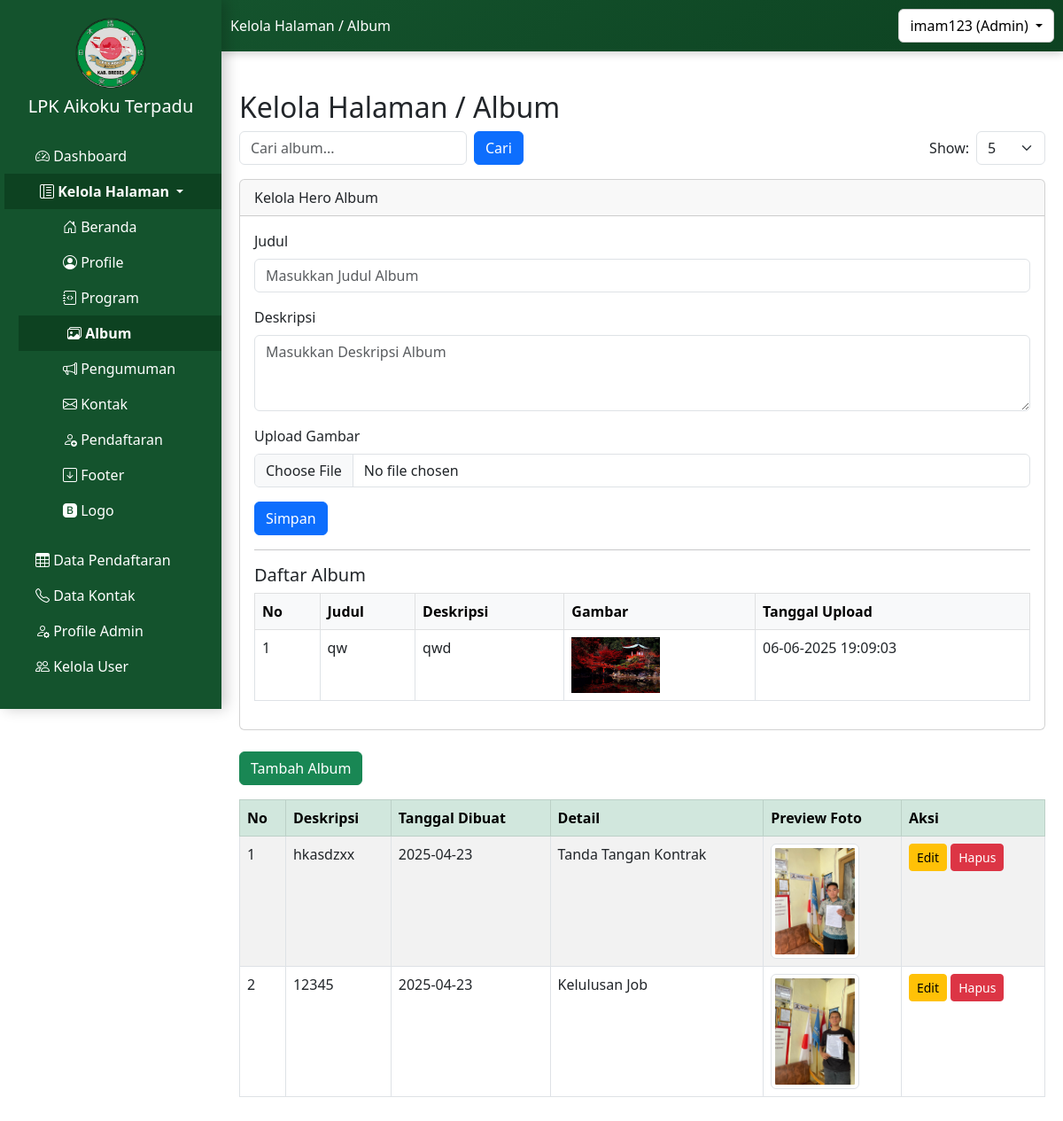
The page /admin/kelola_halaman/album/album_admin.php (signed in) on the database its author committed.
### tables this page shows
CREATE TABLE `tb_hero_album` (
  `id_hero` int(11) NOT NULL,
  `judul` varchar(255) NOT NULL,
  `deskripsi` text NOT NULL,
  `gambar` varchar(255) NOT NULL,
  `tanggal_upload` datetime DEFAULT current_timestamp()
);

CREATE TABLE `tb_album` (
  `id_album` int(11) NOT NULL,
  `deskripsi` varchar(255) DEFAULT NULL,
  `detail` varchar(100) DEFAULT NULL,
  `foto_album` varchar(255) DEFAULT NULL,
  `upload_date` date DEFAULT NULL
);

### admin/kelola_halaman/album/album_admin.php (the view, shortened to what this page needs)
<?php
include '../../../config.php';
$pageTitle = 'Kelola Halaman / Album';
?>
<!DOCTYPE html>
<html lang="id">
<head>
    <link href="https://cdn.jsdelivr.net/npm/bootstrap@5.3.0/dist/css/bootstrap.min.css" rel="stylesheet">
</head>
<body>
    <?php include '../../../sidebar1.php'; ?>
    <div class="container mt-4 content">
        <h2><?php echo $pageTitle; ?></h2>
        <div class="d-flex justify-content-between align-items-center mb-3">
            <form method="GET" action="" class="d-flex gap-2">
                <input type="text" name="search" class="form-control" placeholder="Cari album..."
                    value="<?php echo isset($_GET['search']) ? htmlspecialchars($_GET['search']) : ''; ?>">
                <button type="submit" class="btn btn-primary">Cari</button>
            </form>
            <form method="GET" action="" class="d-flex align-items-center gap-2">
                <label for="show" class="mb-0">Show:</label>
                <select name="show" id="show" class="form-select" onchange="this.form.submit()">
                    <?php
                    $options = [5, 10, 20, 50, 100];
                    foreach ($options as $option) {
                        $selected = (isset($_GET['show']) && $_GET['show'] == $option) ? 'selected' : '';
                        echo "<option value='$option' $selected>$option</option>";
                    }
                    ?>
                </select>
            </form>
        </div>
        <div class="card mb-4">
            <div class="card-header">Kelola Hero Album</div>
            <div class="card-body">
                <form action="hero/proses_tambah_hero_album.php" method="POST" enctype="multipart/form-data">
                    <div class="mb-3">
                        <label for="judul" class="form-label">Judul</label>
                        <input type="text" name="judul" id="judul" class="form-control"
                            placeholder="Masukkan Judul Album" required autocomplete="off" maxlength="100">
                    </div>
                    <div class="mb-3">
                        <label for="deskripsi" class="form-label">Deskripsi</label>
                        <textarea name="deskripsi" id="deskripsi" class="form-control" rows="3"
                            placeholder="Masukkan Deskripsi Album" required maxlength="255"></textarea>
                    </div>
                    <div class="mb-3">
                        <label for="gambar" class="form-label">Upload Gambar</label>
                        <input type="file" name="gambar" id="gambar" class="form-control" accept="image/*" required>
                    </div>
                    <button type="submit" class="btn btn-primary">Simpan</button>
                </form>
                <hr>
                <h5>Daftar Album</h5>
                <table class="table table-bordered">
                    <thead class="table-light">
                        <tr>
                            <th>No</th>
                            <th>Judul</th>
                            <th>Deskripsi</th>
                            <th>Gambar</th>
                            <th>Tanggal Upload</th>
                        </tr>
                    </thead>
                    <tbody>
                        <?php
                        $query = "SELECT * FROM tb_hero_album ORDER BY id_hero DESC";
                        $result = mysqli_query($mysqli, $query);
                        $no = 1;
                        while ($data = mysqli_fetch_assoc($result)) {
                            ?>
                            <tr>
                                <td><?= $no++ ?></td>
                                <td><?= htmlspecialchars($data['judul']) ?></td>
                                <td><?= htmlspecialchars($data['deskripsi']) ?></td>
                                <td><img src="../../../uploads/<?= $data['gambar'] ?>" width="100"></td>
                                <td><?= date('d-m-Y H:i:s', strtotime($data['tanggal_upload'])) ?></td>
                            </tr>
                        <?php } ?>
                    </tbody>
                </table>
            </div>
        </div>
        <button class="btn btn-success mb-3" data-bs-toggle="modal" data-bs-target="#tambahAlbumModal">Tambah
            Album</button>
        <div class="table-responsive">
            <table class="table table-bordered table-striped">
                <thead class="table-success">
                    <tr>
                        <th>No</th>
                        <th>Deskripsi</th>
                        <th>Tanggal Dibuat</th>
                        <th>Detail</th>
                        <th>Preview Foto</th>
                        <th>Aksi</th>
                    </tr>
                </thead>
                <tbody>
                    <?php
                    $query = "SELECT * FROM tb_album ORDER BY id_album ASC";
                    $result = mysqli_query($mysqli, $query);
                    $no = 1;
                    while ($row = mysqli_fetch_assoc($result)) {
                        ?>
                        <tr>
                            <td><?= $no++; ?></td>
                            <td><?= $row['deskripsi']; ?></td>
                            <td><?= $row['upload_date']; ?></td>
                            <td><?= $row['detail']; ?></td>
                            <td><img src="../../../<?= $row['foto_album']; ?>" width="100" class="img-thumbnail"></td>
                            <td>
                                <button class="btn btn-warning btn-sm" data-bs-toggle="modal"
                                    data-bs-target="#editAlbumModal<?= $row['id_album']; ?>">Edit</button>
                                <button class="btn btn-danger btn-sm" data-bs-toggle="modal"
                                    data-bs-target="#hapusAlbumModal<?= $row['id_album']; ?>">Hapus</button>
                            </td>
                        </tr>
                    <?php } ?>
                </tbody>
            </table>
        </div>
    </div>
</body>
</html>

### sidebar1.php (style rules this page uses)
.content { margin-left: 250px; padding: 20px; overflow-x: auto; max-width: calc(100vw - 250px); }

### rows shown on the page
tb_hero_album: judul "qw", deskripsi "qwd", gambar (picture), tanggal_upload "06-06-2025 19:09:03"
tb_album: deskripsi "hkasdzxx", upload_date "2025-04-23", detail "Tanda Tangan Kontrak", foto_album (picture)
tb_album: deskripsi "12345", upload_date "2025-04-23", detail "Kelulusan Job", foto_album (picture)

### other values the page prints
$pageTitle "Kelola Halaman / Album"
$_SESSION['username'] "imam123"
$_SESSION['roles'] "Admin"
form field show "5"
